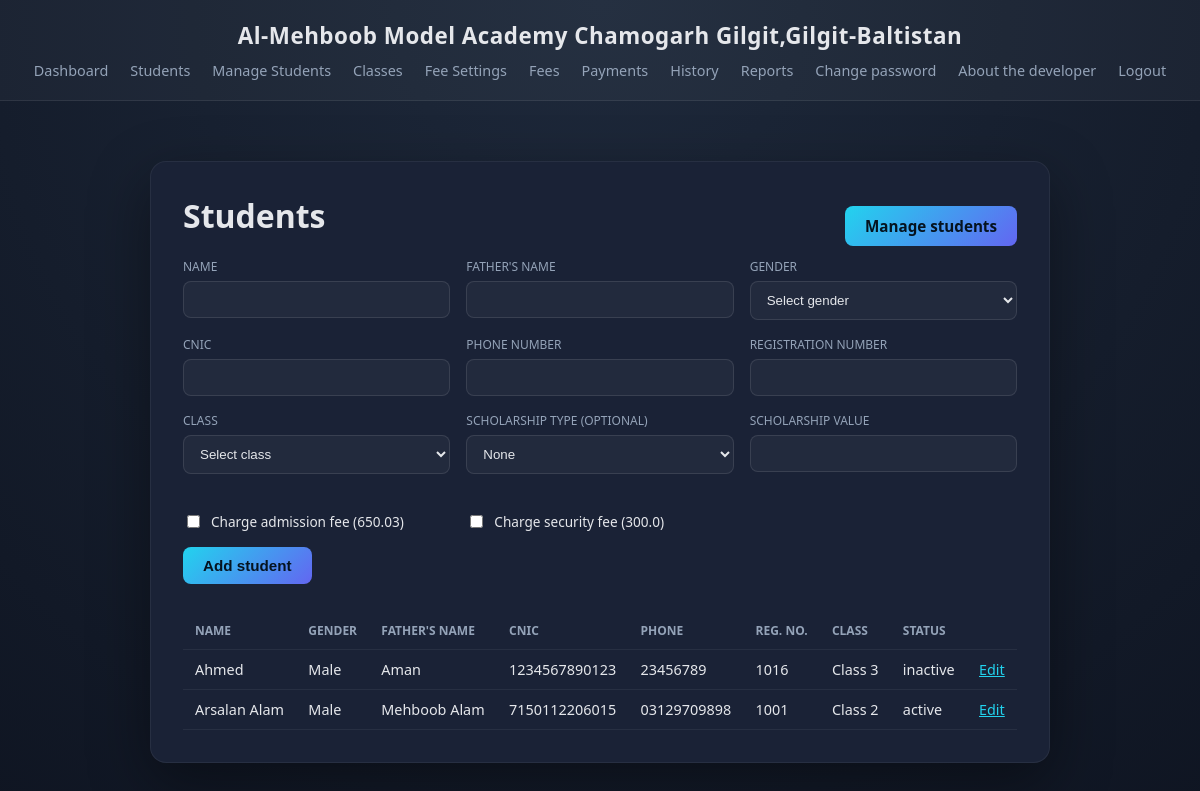
The app's page /students (signed in) with its own data.
### models.py (models this page shows)
class School(db.Model):
    __tablename__ = "school"
    id = db.Column(db.Integer, primary_key=True)
    name = db.Column(db.String(150), nullable=False)
    admission_fee = db.Column(db.Float, default=0)
    security_fee = db.Column(db.Float, default=0)

class Student(db.Model):
    __tablename__ = "students"
    id = db.Column(db.Integer, primary_key=True)
    name = db.Column(db.String(150), nullable=False)
    father_name = db.Column(db.String(150))
    cnic = db.Column(db.String(20))
    phone_number = db.Column(db.String(20))
    gender = db.Column(db.String(10), nullable=False)
    reg_number = db.Column(db.String(30), unique=True, nullable=False)
    class_id = db.Column(db.Integer, db.ForeignKey("classes.id"), nullable=False)
    previous_class_id = db.Column(db.Integer, db.ForeignKey("classes.id"), nullable=True)
    admission_date = db.Column(db.String(20), default=lambda: date.today().isoformat())
    status = db.Column(db.String(20), default="active")
    school_class = db.relationship("SchoolClass", backref="students", foreign_keys=[class_id])

class SchoolClass(db.Model):
    __tablename__ = "classes"
    id = db.Column(db.Integer, primary_key=True)
    class_name = db.Column(db.String(50), unique=True, nullable=False)
    monthly_fee = db.Column(db.Float, nullable=False)
    class_order = db.Column(db.Integer, nullable=False, default=0)

### app.py (the view, shortened to what this page needs)
@app.route("/students", methods=["GET", "POST"])
@login_required
@admin_required
def students():
    all_classes = SchoolClass.query.order_by(SchoolClass.class_order).all()
    school = School.query.first()
    all_students = Student.query.order_by(Student.name).all()
    return render_template("students.html", students=all_students, classes=all_classes, school=school)

### app.py (called while the page is built)
@login_manager.user_loader
def load_user(user_id):
    return User.query.get(int(user_id))

@app.context_processor
def inject_school_name():
    school = School.query.first()
    return {"school_name": school.name if school else "School Management System"}

def admin_required(f):
    @wraps(f)
    def wrapper(*args, **kwargs):
        if current_user.role != "admin":
            flash("Admin access required.", "danger")
            return redirect(url_for("dashboard"))
        return f(*args, **kwargs)
    return wrapper

### templates/students.html (shortened to what this page needs)
{% extends "base.html" %}
{% block content %}
<div class="wide-card">
  <div style="display:flex; justify-content:space-between; align-items:center; flex-wrap:wrap; gap:10px;">
    <h1>Students</h1>
    <a href="{{ url_for('manage_students') }}" class="btn-primary btn-small" style="text-decoration:none; display:inline-block;">Manage students</a>
  </div>
  <form method="POST" class="grid-form">
    <div><label>Name</label><input type="text" name="name" required></div>
    <div><label>Father's name</label><input type="text" name="father_name"></div>
    <div>
      <label>Gender</label>
      <select name="gender" required>
        <option value="" disabled selected>Select gender</option>
      </select>
    </div>
    <div><label>CNIC</label><input type="text" name="cnic"></div>
    <div><label>Phone number</label><input type="text" name="phone_number"></div>
    <div><label>Registration number</label><input type="text" name="reg_number" required></div>
    <div>
      <label>Class</label>
      <select name="class_id" required>
        <option value="" disabled selected>Select class</option>
      </select>
    </div>
    <div>
      <label>Scholarship type (optional)</label>
      <select name="scholarship_type">
        <option value="">None</option>
      </select>
    </div>
    <div><label>Scholarship value</label><input type="number" step="0.01" name="scholarship_value"></div>
    <div style="display:flex; align-items:center; gap:8px; margin-top:22px;">
      <input type="checkbox" name="charge_admission" id="charge_admission" style="width:auto;">
      <label for="charge_admission" style="margin:0; text-transform:none; font-size:0.85rem; color: var(--text);">
        Charge admission fee ({{ school.admission_fee }})
      </label>
    </div>
    <div style="display:flex; align-items:center; gap:8px; margin-top:22px;">
      <input type="checkbox" name="charge_security" id="charge_security" style="width:auto;">
      <label for="charge_security" style="margin:0; text-transform:none; font-size:0.85rem; color: var(--text);">
        Charge security fee ({{ school.security_fee }})
      </label>
    </div>
    <div class="form-actions"><button type="submit" class="btn-primary btn-small">Add student</button></div>
  </form>
  <table class="data-table">
    <thead>
      <tr>
        <th>Name</th><th>Gender</th><th>Father's name</th><th>CNIC</th><th>Phone</th>
        <th>Reg. no.</th><th>Class</th><th>Status</th><th></th>
      </tr>
    </thead>
    <tbody>
      {% for s in students %}
      <tr>
        <td>{{ s.name }}</td>
        <td>{{ s.gender }}</td>
        <td>{{ s.father_name }}</td>
        <td>{{ s.cnic }}</td>
        <td>{{ s.phone_number }}</td>
        <td>{{ s.reg_number }}</td>
        <td>{{ s.school_class.class_name }}</td>
        <td>{{ s.status }}</td>
        <td><a href="{{ url_for('edit_student', student_id=s.id) }}" style="color:var(--accent);">Edit</a></td>
      </tr>
      {% else %}
      <tr><td colspan="9">No students yet.</td></tr>
      {% endfor %}
    </tbody>
  </table>
</div>
{% endblock %}

### templates/base.html (shortened to what this page needs)
<!DOCTYPE html>
<html lang="en">
<head>
  <link rel="stylesheet" href="{{ url_for('static', filename='css/style.css') }}">
</head>
<body>
  <header class="topbar">
    <span class="school-name">{{ school_name }}</span>
    {% if current_user.is_authenticated %}
      <nav>
        <a href="{{ url_for('dashboard') }}">Dashboard</a>
        {% if current_user.role == 'admin' %}
          <a href="{{ url_for('students') }}">Students</a>
          <a href="{{ url_for('manage_students') }}">Manage Students</a>
          <a href="{{ url_for('classes') }}">Classes</a>
          <a href="{{ url_for('fee_settings') }}">Fee Settings</a>
          <a href="{{ url_for('fees') }}">Fees</a>
          <a href="{{ url_for('payments_search') }}">Payments</a>
          <a href="{{ url_for('payment_history') }}">History</a>
          <a href="{{ url_for('reports') }}">Reports</a>
        {% endif %}
        <a href="{{ url_for('change_password') }}">Change password</a>
        <a href="{{ url_for('about_developer') }}">About the developer</a>
        <a href="{{ url_for('logout') }}">Logout</a>
      </nav>
    {% endif %}
  </header>
  <main class="content">
    {% block content %}{% endblock %}
  </main>
</body>
</html>

### static/css/style.css (style rules this page uses)
:root { --bg: #0f1522; --card-bg: #1a2236; --accent: #22d3ee; --accent-2: #6366f1; --text: #e5e7eb; --muted: #94a3b8; --danger: #f87171; --success: #34d399; }
* { box-sizing: border-box; }
body { margin: 0; font-family: "Segoe UI", sans-serif; background: radial-gradient(circle at top, #1e293b, #0f1522); color: var(--text); min-height: 100vh; }
.topbar { display: flex; flex-direction: column; align-items: center; gap: 10px; padding: 20px 32px; background: rgba(255, 255, 255, 0.03); border-bottom: 1px solid rgba(255, 255, 255, 0.08); }
.school-name { font-weight: 800; font-size: 1.4rem; letter-spacing: 0.5px; text-align: center; }
.topbar nav { display: flex; flex-wrap: wrap; justify-content: center; gap: 4px 22px; }
.topbar nav a { color: var(--muted); text-decoration: none; font-size: 0.9rem; }
.content { display: flex; justify-content: center; padding: 60px 20px; }
.btn-primary { width: 100%; margin-top: 24px; padding: 12px; border: none; border-radius: 8px; background: linear-gradient(135deg, var(--accent), var(--accent-2)); color: #05131f; font-weight: 700; font-size: 0.95rem; cursor: pointer; }
.wide-card { background: var(--card-bg); border: 1px solid rgba(255, 255, 255, 0.06); border-radius: 16px; padding: 32px; width: 100%; max-width: 900px; box-shadow: 0 20px 60px rgba(0, 0, 0, 0.4); }
.wide-card h1 { margin-top: 0; }
.grid-form { display: grid; grid-template-columns: repeat(3, 1fr); gap: 16px; margin-bottom: 28px; }
.grid-form label { display: block; font-size: 0.75rem; text-transform: uppercase; color: var(--muted); margin-bottom: 6px; }
.grid-form input, .grid-form select { width: 100%; padding: 10px 12px; border-radius: 8px; border: 1px solid rgba(255, 255, 255, 0.1); background: rgba(255, 255, 255, 0.04); color: var(--text); }
.form-actions { grid-column: 1 / -1; }
.btn-small { width: auto; padding: 10px 20px; margin-top: 0; }
.data-table { width: 100%; border-collapse: collapse; }
.data-table th, .data-table td { text-align: left; padding: 10px 12px; border-bottom: 1px solid rgba(255, 255, 255, 0.06); font-size: 0.9rem; }
.data-table th { color: var(--muted); text-transform: uppercase; font-size: 0.75rem; }

### records on screen
School: name "Al-Mehboob Model Academy Chamogarh Gilgit,Gilgit-Baltistan", admission_fee "650.03", security_fee "300.0"
Student: name "Ahmed", gender "Male", father_name "Aman", cnic "1234567890123", phone_number "23456789", reg_number "1016", school_class.class_name "Class 3", status "inactive"
Student: name "Arsalan Alam", gender "Male", father_name "Mehboob Alam", cnic "7150112206015", phone_number "03129709898", reg_number "1001", school_class.class_name "Class 2", status "active"
